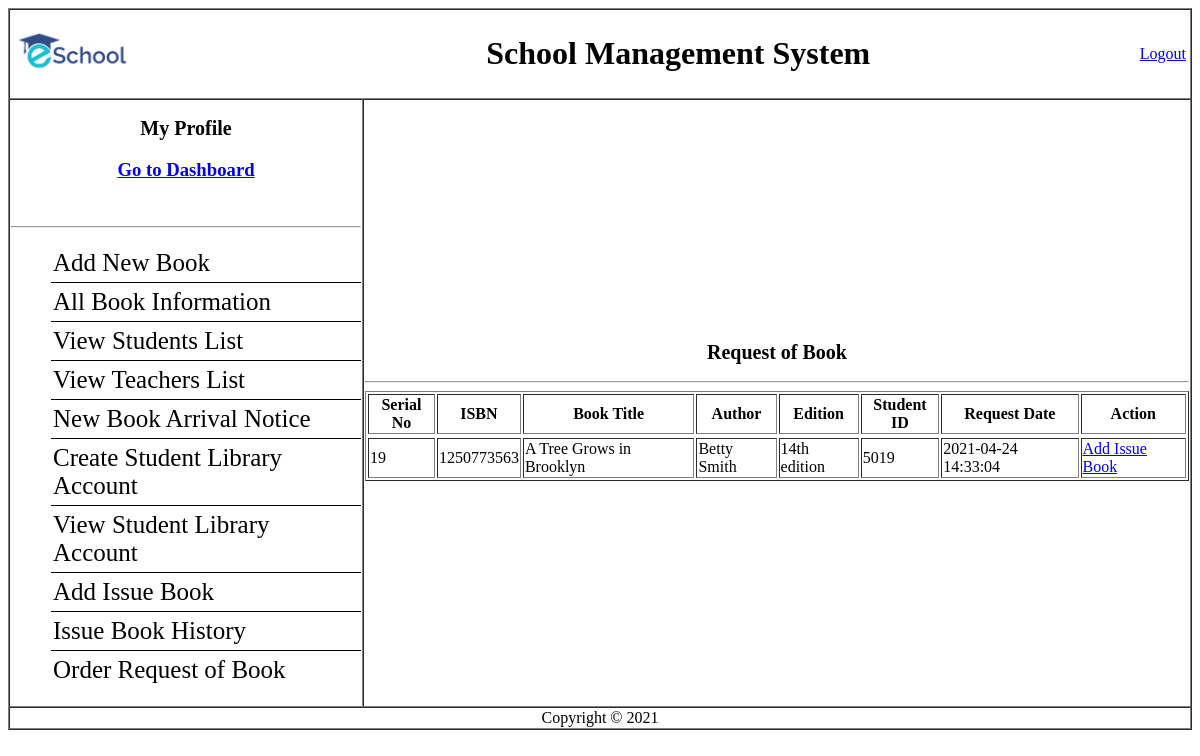
The app's page /Librarian/View/requestBookInfo.php (signed in) with its own data.
### tables this page shows
CREATE TABLE `requestbook` (
  `sl` int(11) NOT NULL,
  `isbn` varchar(70) NOT NULL,
  `title` varchar(70) NOT NULL,
  `author` varchar(70) NOT NULL,
  `edition` varchar(70) NOT NULL,
  `id` int(4) NOT NULL,
  `requestdate` timestamp NOT NULL DEFAULT current_timestamp() ON UPDATE current_timestamp()
);

### Librarian/Model/usersmodel.php (called while the page is built, shortened)
<?php
     function ViewRequestBook()
     {
         $conn = getConnection();
         $sql = "select * from requestbook";
         $result = mysqli_query($conn, $sql);
         $RequestBook =[];
         while($row = mysqli_fetch_assoc($result))
         {
             array_push($RequestBook, $row);
         }
         return $RequestBook;
     }
?>

### Librarian/View/requestBookInfo.php (the view, shortened to what this page needs)
<?php $title= "Request of Book";
	include('header.php');
  include_once('../Model/usersmodel.php');
  $requestBookInfo = ViewRequestBook();
   ?>
    <table border="1" cellspacing="0" width="100%" >
      <tr>
        <td colspan="2">
          <table width="100%">
            <tr>
              <td><img height="50px" weight="50px" src="../Resources/logo.png" alt=""></td>
              <td align = "center"><h1>School Management System</h1></td>
              <td align = "right">
                <a href="../Controller/logout.php">Logout</a>
              </td>
            </tr>
          </table>
        </td>
      </tr>
      <tr id="navigation">
        <td width="350px">
        <h2 align="center"><a href="viewLibrarianProfile.php">My Profile</a></h2></h2>
          <h3 align="center"><a href="dashboard.php">Go to Dashboard</a></h3></br>
          <hr>
          <div id="sidebar">
          <ul>
            <li><a href="addnewbook.php">Add New Book</a></li>
            <li><a href="allBooksInfo.php">All Book Information</a></li>
            <li><a href="viewStudentsList.php">View Students List</a></li>
            <li><a href="viewTeachersList.php">View Teachers List</a></li>
            <li><a href="noticeForm.php">New Book Arrival Notice</a></li>
            <li><a href="studentLibraryAcc.php">Create Student Library Account</a></li>
            <li><a href="viewAllStudentsLibProfile.php">View Student Library Account</a></li>
            <li><a href="issueNewBook.php">Add Issue Book</a></li>
            <li><a href="issuedBookHistory.php">Issue Book History</a>
            <li><a href="orderRequestBook.php">Order Request of Book</a></li>
          </ul>
        </td>
        <td id="main content"><h2 align="center" ><?php echo $title; ?></h2><hr>
          <form action="../Controller/searchBookCheck.php" method="post">
          <table align="center" border="1">
                    <tr>
                      <th>Serial No</th>
                      <th>ISBN</th>
                      <th>Book Title</th>
                      <th>Author</th>
                      <th>Edition</th>
                      <th>Student ID</th>
                      <th>Request Date</th>
                      <th>Action</th>
                    </tr>
                    <tr>
                  <?php  for($i=0; $i < count($requestBookInfo); $i++){ ?>
                 <tr>
                   <td><?php echo $requestBookInfo[$i]['sl'] ?></td>
                   <td><?php echo $requestBookInfo[$i]['isbn'] ?></td>
                   <td><?php echo $requestBookInfo[$i]['title'] ?></td>
                   <td><?php echo $requestBookInfo[$i]['author'] ?></td>
                   <td><?php echo $requestBookInfo[$i]['edition'] ?></td>
                   <td><?php echo $requestBookInfo[$i]['id'] ?></td>
                   <td><?php echo $requestBookInfo[$i]['requestdate'] ?></td>
                   <td><a href="issueNewBook.php?id=<?php echo $requestBookInfo[$i]['id']; ?>">Add Issue Book</a></td>
                  </tr><?php  } ?>
             </table>
          </form>
        </td>
      </tr>
      <?php include('footer.php'); ?>

### Librarian/Resources/css/style.css (style rules this page uses)
#navigation h2 { font-size: 20px; text-align: center; }
#navigation h2 a { text-decoration: none; color: #000; }
#sidebar ul li { list-style-type: none; font-size: 25px; border-bottom: 1px solid #000; padding: 5px 2px; }
#sidebar ul li:last-child { border-bottom: 0; }
#sidebar ul li a { text-decoration: none; color: #000; }

### records on screen
requestbook: sl "19", isbn "1250773563", title "A Tree Grows in Brooklyn", author "Betty Smith", edition "14th edition", id "5019", requestdate "2021-04-24 14:33:04"

### other values on screen
$title "Request of Book"
